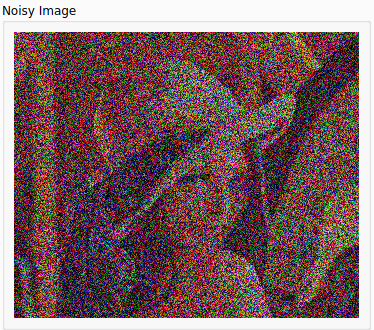
#> input picture src/1.png, 374 x 330 px
$ python -i EdgeDetection.py   (imports and definitions only)
#> lines starting #> are read from the running program, lines starting #| are printed output that depends on the picture
### libs/LowPass.py
#
# Low Pass libs Implementations
#

import numpy as np
import scipy.stats as st
from scipy.signal import convolve2d


# [20 lines left out: function zero_pad_image, not called in this run]


def create_square_kernel(size: int, mode: str, sigma: [int, float] = None) -> np.ndarray:
    """
        Create/Calculate a square kernel for different low pass filter modes

    :param size: Kernel Size
    :param mode: Low Pass Filter Mode ['ones' -> Average Filter Mode, 'gaussian', 'median' ]
    :param sigma: Variance amount in case of 'Gaussian' mode
    :return: Square Array Kernel
    """
    if mode == 'ones':
        return np.ones((size, size))
    elif mode == 'gaussian':
        space = np.linspace(np.sqrt(sigma), -np.sqrt(sigma), size * size)
        kernel1d = np.diff(st.norm.cdf(space))
        kernel2d = np.outer(kernel1d, kernel1d)
        return kernel2d / kernel2d.sum()


def apply_kernel(source: np.ndarray, kernel: np.ndarray, mode: str) -> np.ndarray:
    """
        Calculate/Apply Convolution of two arrays, one being the kernel
        and the other is the image

    :param source: First Array
    :param kernel: Calculated Kernel
    :param mode: Convolution mode ['valid', 'same']
    :return: Convoluted Result
    """
#> called with kernel = array of shape (8, 8), mode = 'same'
    src = np.copy(source)

    # Check for Grayscale Image
    if len(src.shape) == 2 or src.shape[-1] == 1:
        conv = convolve2d(src, kernel, mode)
        return conv.astype('uint8')

    out = []
    # Apply Kernel using Convolution
    for channel in range(src.shape[-1]):
        conv = convolve2d(src[:, :, channel], kernel, mode)
        out.append(conv)
    return np.stack(out, -1)


# [17 lines left out: function average_filter, not called in this run]


def gaussian_filter(source: np.ndarray, shape: int = 5, sigma: [int, float] = 64) -> np.ndarray:
    """
        Gaussian Low Pass Filter Implementation
    :param source: Image to Apply Filter to
    :param shape: An Integer that denotes th Kernel size if 3
                  then the kernel is (3, 3)
    :param sigma: Standard Deviation
    :return: Filtered Image
    """
    src = np.copy(source)

    # Create a Gaussian Kernel
    kernel = create_square_kernel(shape, 'gaussian', sigma)

    # Apply the Kernel
    out = apply_kernel(src, kernel, 'same')
    return out.astype('uint8')


# [29 lines left out: function median_filter, not called in this run]

### libs/EdgeDetection.py
import cv2
import numpy as np
from scipy.signal import convolve2d

from libs.LowPass import gaussian_filter


def apply_kernel(source: np.ndarray, horizontal_kernel: np.ndarray, vertical_kernel: np.ndarray,
                 ReturnEdge: bool = False):
    """
        Convert image to gray scale and convolve with kernels
        :param source: Image to apply kernel to
        :param horizontal_kernel: The horizontal array of the kernel
        :param vertical_kernel: The vertical array of the kernel
        :param ReturnEdge: Return Horizontal & Vertical Edges
        :return: The result of convolution
    """
#> called with horizontal_kernel = array of shape (3, 3), vertical_kernel = array of shape (3, 3), ReturnEdge = True
    # convert to gray scale if not already
    if len(source.shape) > 2:
        gray = cv2.cvtColor(source, cv2.COLOR_RGB2GRAY)
    else:
        gray = source

    # convolution
    horizontal_edge = convolve2d(gray, horizontal_kernel)
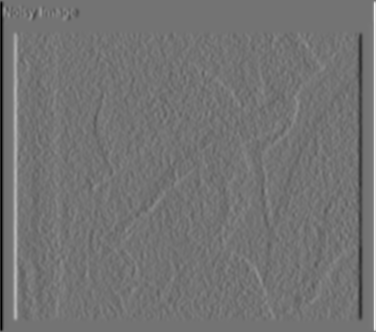
#> horizontal_edge: shape (332, 376) int64; min -776, max 936, mean 0; drawn with min black and max white
    vertical_edge = convolve2d(gray, vertical_kernel)
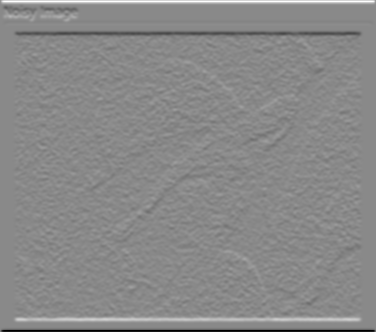
#> vertical_edge: shape (332, 376) int64; min -904, max 776, mean 0; drawn with min black and max white

    mag = np.sqrt(pow(horizontal_edge, 2.0) + pow(vertical_edge, 2.0))
    if ReturnEdge:
        return mag, horizontal_edge, vertical_edge
    return mag


def prewitt_edge(source: np.ndarray):
    """
        Apply Prewitt Operator to detect edges
        :param source: Image to detect edges in
        :return: edges image
    """
    # define filters
    vertical = np.array([[-1, 0, 1], [-1, 0, 1], [-1, 0, 1]])
    horizontal = np.array([[-1, -1, -1], [0, 0, 0], [1, 1, 1]])

    mag = apply_kernel(source, horizontal, vertical)

    return mag


def sobel_edge(source: np.ndarray, GetMagnitude: bool = True, GetDirection: bool = False):
    """
        Apply Sobel Operator to detect edges
        :param source: Image to detect edges in
        :param GetMagnitude: Get Magnitude of horizontal and vertical edges
        :param GetDirection: Get Gradient direction in Pi Terms
        :return: edges image
    """
    # define filters
    # vertical = np.array([[-1, 0, 1], [-2, 0, 2], [-1, 0, 1]])
    # horizontal = np.array([[-1, -2, -1], [0, 0, 0], [1, 2, 1]])
    horizontal = np.array([[-1, 0, 1], [-2, 0, 2], [-1, 0, 1]])
    vertical = np.flip(horizontal.T)
    mag, HorizontalEdge, VerticalEdge = apply_kernel(source, horizontal, vertical, True)

    HorizontalEdge = HorizontalEdge[:-2, :-2]
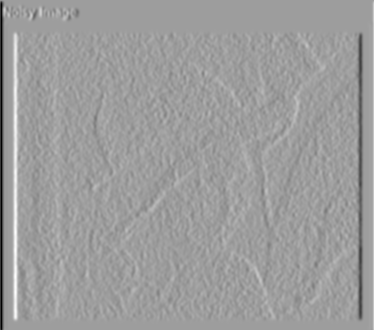
#> HorizontalEdge: shape (330, 374) int64; min -776, max 477, mean -4.5; drawn with min black and max white
    VerticalEdge = VerticalEdge[:-2, :-2]
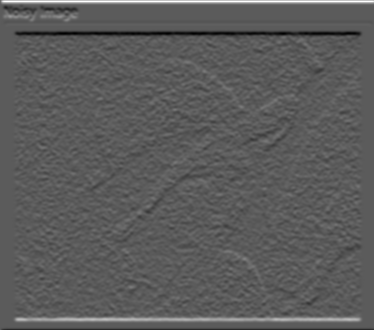
#> VerticalEdge: shape (330, 374) int64; min -431, max 776, mean 4.9; drawn with min black and max white

    if GetMagnitude == False:
        return HorizontalEdge, VerticalEdge

    if GetDirection:
        Direction = np.arctan2(VerticalEdge, HorizontalEdge)
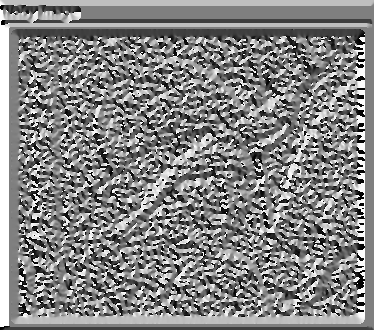
#> Direction: shape (330, 374) float64; min -3.14, max 3.14, mean 0.115; drawn with min black and max white
        return mag, Direction

    return mag


def roberts_edge(source: np.ndarray):
    """
        Apply Roberts Operator to detect edges
        :param source: Image to detect edges in
        :return: edges image
    """
    # define filters
    vertical = np.array([[0, 1], [-1, 0]])
    horizontal = np.array([[1, 0], [0, -1]])

    mag = apply_kernel(source, horizontal, vertical)

    return mag


def canny_edge(source: np.ndarray):
    """
    Apply Canny Operator to detect edges
    :param source: Image to detect edges in
    :return: edges image
    """
    # Convert to Gray Scale
    Gray = cv2.cvtColor(source, cv2.COLOR_RGB2GRAY)

    # Apply Gaussian Filter
    FilteredImage = gaussian_filter(Gray, 3, 9)

    # Get Gradient Magnitude & Direction
    GradientMagnitude, GradientDirection = sobel_edge(FilteredImage, GetMagnitude=True, GetDirection=True)
    GradientMagnitude *= 255.0 / GradientMagnitude.max()

    # Apply Non-Maximum Suppression
    SuppressedImage = NonMaximumSuppression(GradientMagnitude, GradientDirection)

    # Apply Double Thresholding
    ThresholdedImage = DoubleThreshold(SuppressedImage, 0.05, 0.09, 70)

    # Apply Hysteresis
    CannyEdges = Hysteresis(ThresholdedImage, 70, 255)

    return CannyEdges


def NonMaximumSuppression(GradientMagnitude: np.ndarray, GradientDirection: np.ndarray):
    """
    Applies Non-Maximum Suppressed Gradient Image To Thin Out The Edges
    :param GradientMagnitude: Gradient Image To Thin Out It's Edges
    :param GradientDirection: Direction of The Image's Edges
    :return Non-Maximum Suppressed Image:
    """
    M, N = GradientMagnitude.shape
#> M = 332; N = 376
    SuppressedImage = np.zeros(GradientMagnitude.shape)

    # Convert Rad Directions To Degree
    GradientDirection = np.rad2deg(GradientDirection)
    GradientDirection += 180
    PI = 180

    for row in range(1, M - 1):
        for col in range(1, N - 1):
            try:
                direction = GradientDirection[row, col]
                # 0°
                if (0 <= direction < PI / 8) or (15 * PI / 8 <= direction <= 2 * PI):
                    before_pixel = GradientMagnitude[row, col - 1]
                    after_pixel = GradientMagnitude[row, col + 1]
                # 45°
                elif (PI / 8 <= direction < 3 * PI / 8) or (9 * PI / 8 <= direction < 11 * PI / 8):
                    before_pixel = GradientMagnitude[row + 1, col - 1]
                    after_pixel = GradientMagnitude[row - 1, col + 1]
                # 90°
                elif (3 * PI / 8 <= direction < 5 * PI / 8) or (11 * PI / 8 <= direction < 13 * PI / 8):
                    before_pixel = GradientMagnitude[row - 1, col]
                    after_pixel = GradientMagnitude[row + 1, col]
                # 135°
                else:
                    before_pixel = GradientMagnitude[row - 1, col - 1]
                    after_pixel = GradientMagnitude[row + 1, col + 1]

                if GradientMagnitude[row, col] >= before_pixel and GradientMagnitude[row, col] >= after_pixel:
                    SuppressedImage[row, col] = GradientMagnitude[row, col]
            except IndexError as e:
                pass
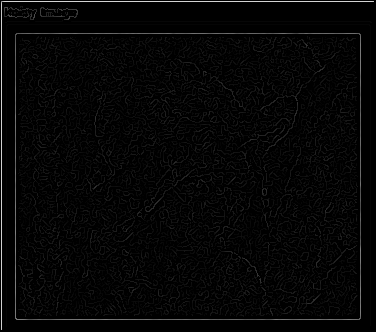
#> SuppressedImage: shape (332, 376) float64; min 0, max 211.4, mean 6.1

    return SuppressedImage


def DoubleThreshold(Image, LowThreshold, HighThreshold, Weak, isRatio=True):
    """
       Apply Double Thresholding To Image
       :param Image: Image to Threshold
       :param LowThreshold: Low Threshold Ratio/Intensity, Used to Get Lowest Allowed Value
       :param HighThreshold: High Threshold Ratio/Intensity, Used to Get Minimum Value To Be Boosted
       :param Weak: Pixel Value For Pixels Between The Two Thresholds
       :param isRatio: Deal With Given Values as Ratios or Intensities
       :return: Threshold Image
       """
#> called with LowThreshold = 0.05, HighThreshold = 0.09, Weak = 70, isRatio = True

    # Get Threshold Values
    if isRatio:
        High = Image.max() * HighThreshold
#> High = 19.03
        Low = Image.max() * LowThreshold
#> Low = 10.57
    else:
        High = HighThreshold
        Low = LowThreshold

    # Create Empty Array
    ThresholdedImage = np.zeros(Image.shape)

    Strong = 255
    # Find Position of Strong & Weak Pixels
    StrongRow, StrongCol = np.where(Image >= High)
#> StrongRow = 9012 values from 1 to 329; StrongCol = 9012 values, max 373 at index 372, min 1 at index 0, mean 182.9
    WeakRow, WeakCol = np.where((Image <= High) & (Image >= Low))
#> WeakRow = 16055 values from 12 to 316; WeakCol = 16055 values, max 357 at index 6091, min 18 at index 8109, mean 187.1

    # Apply Thresholding
    ThresholdedImage[StrongRow, StrongCol] = Strong
    ThresholdedImage[WeakRow, WeakCol] = Weak

    return ThresholdedImage


def Hysteresis(Image, Weak=70, Strong=255):
#> called with Weak = 70, Strong = 255
    M, N = Image.shape
#> M = 332; N = 376
    for i in range(1, M - 1):
        for j in range(1, N - 1):
            if Image[i, j] == Weak:
                try:
                    if ((Image[i + 1, j - 1] == Strong) or (Image[i + 1, j] == Strong) or (
                            Image[i + 1, j + 1] == Strong)
                            or (Image[i, j - 1] == Strong) or (Image[i, j + 1] == Strong)
                            or (Image[i - 1, j - 1] == Strong) or (Image[i - 1, j] == Strong) or (
                                    Image[i - 1, j + 1] == Strong)):
                        Image[i, j] = Strong
                    else:
                        Image[i, j] = 0
                except IndexError as e:
                    pass
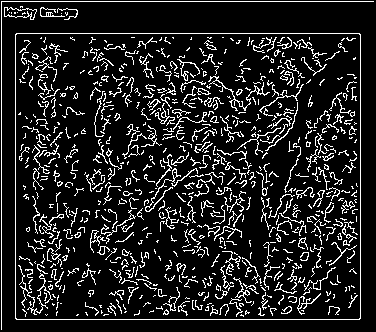
#> Image: shape (332, 376) float64; 13.1% white in thin lines or dots
    return Image

>>> import cv2
>>> picture = cv2.cvtColor(cv2.imread('../src/1.png'), cv2.COLOR_BGR2RGB)
>>> result = canny_edge(picture)
